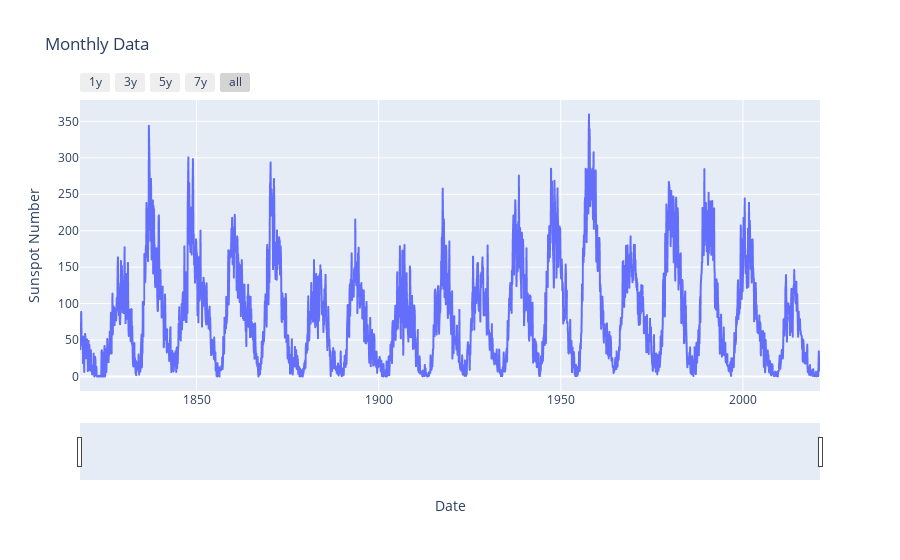

Here is the notebook cell this chart was saved with:
### Code cell
#Plotting the yearly data
fig= px.line(monthly_df.reset_index(), x= 'Date', y='Sunspot Number', title='Monthly Data')
fig.update_xaxes(rangeslider_visible=True, rangeselector=dict(
    buttons=list([
        dict(count=1,label='1y', step='year', stepmode='backward'),
        dict(count=2,label='3y', step='year', stepmode='backward'),
        dict(count=3,label='5y', step='year', stepmode='backward'),
        dict(count=4,label='7y', step='year', stepmode='backward'),
        dict(step='all')
    ])
  )
)
fig.show()

### Figure 1 — Plotly figure (JSON) as saved in the notebook; plotly's stock layout.template omitted (floating-point values rounded to 4 significant figures; data arrays with more than 128 entries replaced by an {"elided": "..."} marker saying what was removed)
{"data": [{"hovertemplate": "Date=%{x}<br>Sunspot Number=%{y}<extra></extra>", "legendgroup": "", "line": {"color": "#636efa", "dash": "solid"}, "mode": "lines", "name": "", "showlegend": false, "type": "scattergl", "x": {"elided": "2439 str values"}, "xaxis": "x", "y": {"elided": "2439 float values"}, "yaxis": "y"}], "layout": {"legend": {"tracegroupgap": 0}, "title": {"text": "Monthly Data"}, "xaxis": {"anchor": "y", "domain": [0, 1], "rangeselector": {"buttons": [{"count": 1, "label": "1y", "step": "year", "stepmode": "backward"}, {"count": 2, "label": "3y", "step": "year", "stepmode": "backward"}, {"count": 3, "label": "5y", "step": "year", "stepmode": "backward"}, {"count": 4, "label": "7y", "step": "year", "stepmode": "backward"}, {"step": "all"}]}, "rangeslider": {"visible": true}, "title": {"text": "Date"}}, "yaxis": {"anchor": "x", "domain": [0, 1], "title": {"text": "Sunspot Number"}}}}
